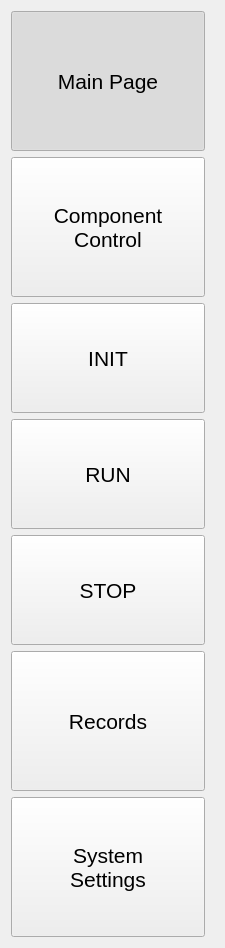
       <widget class="QWidget" name="scrollAreaWidgetContents">
        <property name="geometry">
         <rect>
          <x>0</x>
          <y>-162</y>
          <width>225</width>
          <height>944</height>
         </rect>
        </property>
        <layout class="QVBoxLayout" name="verticalLayout_21">
         <item>
          <widget class="QWidget" name="MenuButtons" native="true">
           <layout class="QVBoxLayout" name="verticalLayout_11">
            <property name="spacing">
             <number>6</number>
            </property>
            <property name="leftMargin">
             <number>0</number>
            </property>
            <property name="topMargin">
             <number>0</number>
            </property>
            <property name="rightMargin">
             <number>9</number>
            </property>
            <property name="bottomMargin">
             <number>0</number>
            </property>
            <item>
             <widget class="QPushButton" name="MainPageButton">
              <property name="sizePolicy">
               <sizepolicy hsizetype="Minimum" vsizetype="Preferred">
                <horstretch>0</horstretch>
                <verstretch>0</verstretch>
               </sizepolicy>
              </property>
              <property name="minimumSize">
               <size>
                <width>0</width>
                <height>140</height>
               </size>
              </property>
              <property name="maximumSize">
               <size>
                <width>16777215</width>
                <height>140</height>
               </size>
              </property>
              <property name="font">
               <font>
                <pointsize>16</pointsize>
               </font>
              </property>
              <property name="autoFillBackground">
               <bool>false</bool>
              </property>
              <property name="styleSheet">
               <string notr="true"/>
              </property>
              <property name="text">
               <string>Main Page</string>
              </property>
              <property name="icon">
               <iconset>
                <normaloff>icons/white/home-simple-door.svg</normaloff>icons/white/home-simple-door.svg</iconset>
              </property>
              <property name="iconSize">
               <size>
                <width>24</width>
                <height>24</height>
               </size>
              </property>
              <property name="checkable">
               <bool>true</bool>
              </property>
              <property name="checked">
               <bool>true</bool>
              </property>
             </widget>
            </item>
            <item>
             <widget class="QPushButton" name="ComponentControlButton">
              <property name="sizePolicy">
               <sizepolicy hsizetype="Minimum" vsizetype="Preferred">
                <horstretch>0</horstretch>
                <verstretch>0</verstretch>
               </sizepolicy>
              </property>
              <property name="minimumSize">
               <size>
                <width>0</width>
                <height>140</height>
               </size>
              </property>
              <property name="maximumSize">
               <size>
                <width>16777215</width>
                <height>140</height>
               </size>
              </property>
              <property name="font">
               <font>
                <pointsize>16</pointsize>
               </font>
              </property>
              <property name="styleSheet">
               <string notr="true"/>
              </property>
              <property name="text">
               <string>Component
Control</string>
              </property>
              <property name="icon">
               <iconset>
                <normaloff>icons/white/dimmer-switch.svg</normaloff>icons/white/dimmer-switch.svg</iconset>
              </property>
              <property name="iconSize">
               <size>
                <width>24</width>
                <height>24</height>
               </size>
              </property>
              <property name="checkable">
               <bool>true</bool>
              </property>
             </widget>
            </item>
            <item>
             <widget class="QPushButton" name="INITButton">
              <property name="sizePolicy">
               <sizepolicy hsizetype="Minimum" vsizetype="Preferred">
                <horstretch>0</horstretch>
                <verstretch>0</verstretch>
               </sizepolicy>
              </property>
              <property name="minimumSize">
               <size>
                <width>0</width>
                <height>110</height>
               </size>
              </property>
              <property name="font">
               <font>
                <pointsize>16</pointsize>
               </font>
              </property>
              <property name="styleSheet">
               <string notr="true">

QPushButton#INITButton:pressed {
    background-color: #FFB300;     /* darker pressed */
}</string>
              </property>
              <property name="text">
               <string>INIT</string>
              </property>
             </widget>
            </item>
            <item>
             <widget class="QPushButton" name="RunButton">
              <property name="sizePolicy">
               <sizepolicy hsizetype="Minimum" vsizetype="Preferred">
                <horstretch>0</horstretch>
                <verstretch>0</verstretch>
               </sizepolicy>
              </property>
              <property name="minimumSize">
               <size>
                <width>0</width>
                <height>110</height>
               </size>
              </property>
              <property name="font">
               <font>
                <pointsize>16</pointsize>
               </font>
              </property>
              <property name="styleSheet">
               <string notr="true">
QPushButton#RunButton:pressed {
    background-color: #1E7E34;
}</string>
              </property>
              <property name="text">
               <string>RUN</string>
              </property>
             </widget>
            </item>
            <item>
             <widget class="QPushButton" name="AutoStopButton">
              <property name="sizePolicy">
               <sizepolicy hsizetype="Minimum" vsizetype="Preferred">
                <horstretch>0</horstretch>
                <verstretch>0</verstretch>
               </sizepolicy>
              </property>
              <property name="minimumSize">
               <size>
                <width>0</width>
                <height>110</height>
               </size>
              </property>
              <property name="font">
               <font>
                <pointsize>16</pointsize>
               </font>
              </property>
              <property name="styleSheet">
               <string notr="true">
QPushButton#AutoStopButton:pressed {
    background-color: #990000;       /* darker red when pressed */
}</string>
              </property>
              <property name="text">
               <string>STOP</string>
              </property>
              <property name="checkable">
               <bool>false</bool>
              </property>
             </widget>
            </item>
            <item>
             <widget class="QPushButton" name="RecordsButton">
              <property name="sizePolicy">
               <sizepolicy hsizetype="Minimum" vsizetype="Preferred">
                <horstretch>0</horstretch>
                <verstretch>0</verstretch>
               </sizepolicy>
              </property>
              <property name="minimumSize">
               <size>
                <width>0</width>
                <height>140</height>
               </size>
              </property>
              <property name="maximumSize">
               <size>
                <width>16777215</width>
                <height>140</height>
               </size>
              </property>
              <property name="font">
               <font>
                <pointsize>16</pointsize>
               </font>
              </property>
              <property name="styleSheet">
               <string notr="true"/>
              </property>
              <property name="text">
               <string>Records</string>
              </property>
              <property name="icon">
               <iconset>
                <normaloff>icons/white/multiple-pages.svg</normaloff>icons/white/multiple-pages.svg</iconset>
              </property>
              <property name="iconSize">
               <size>
                <width>24</width>
                <height>24</height>
               </size>
              </property>
              <property name="checkable">
               <bool>true</bool>
              </property>
             </widget>
            </item>
            <item>
             <widget class="QPushButton" name="SystemSettingsButton">
              <property name="sizePolicy">
               <sizepolicy hsizetype="Minimum" vsizetype="Preferred">
                <horstretch>0</horstretch>
                <verstretch>0</verstretch>
               </sizepolicy>
              </property>
              <property name="minimumSize">
               <size>
                <width>0</width>
                <height>140</height>
               </size>
              </property>
              <property name="maximumSize">
               <size>
                <width>16777215</width>
                <height>140</height>
               </size>
              </property>
              <property name="font">
               <font>
                <pointsize>16</pointsize>
               </font>
              </property>
              <property name="layoutDirection">
               <enum>Qt::LayoutDirection::LeftToRight</enum>
              </property>
              <property name="styleSheet">
               <string notr="true"/>
              </property>
              <property name="text">
               <string>System
Settings</string>
              </property>
              <property name="icon">
               <iconset>
                <normaloff>icons/white/settings.svg</normaloff>icons/white/settings.svg</iconset>
              </property>
              <property name="iconSize">
               <size>
                <width>24</width>
                <height>24</height>
               </size>
              </property>
              <property name="checkable">
               <bool>true</bool>
              </property>
             </widget>
            </item>
           </layout>
          </widget>
         </item>
        </layout>
       </widget>
